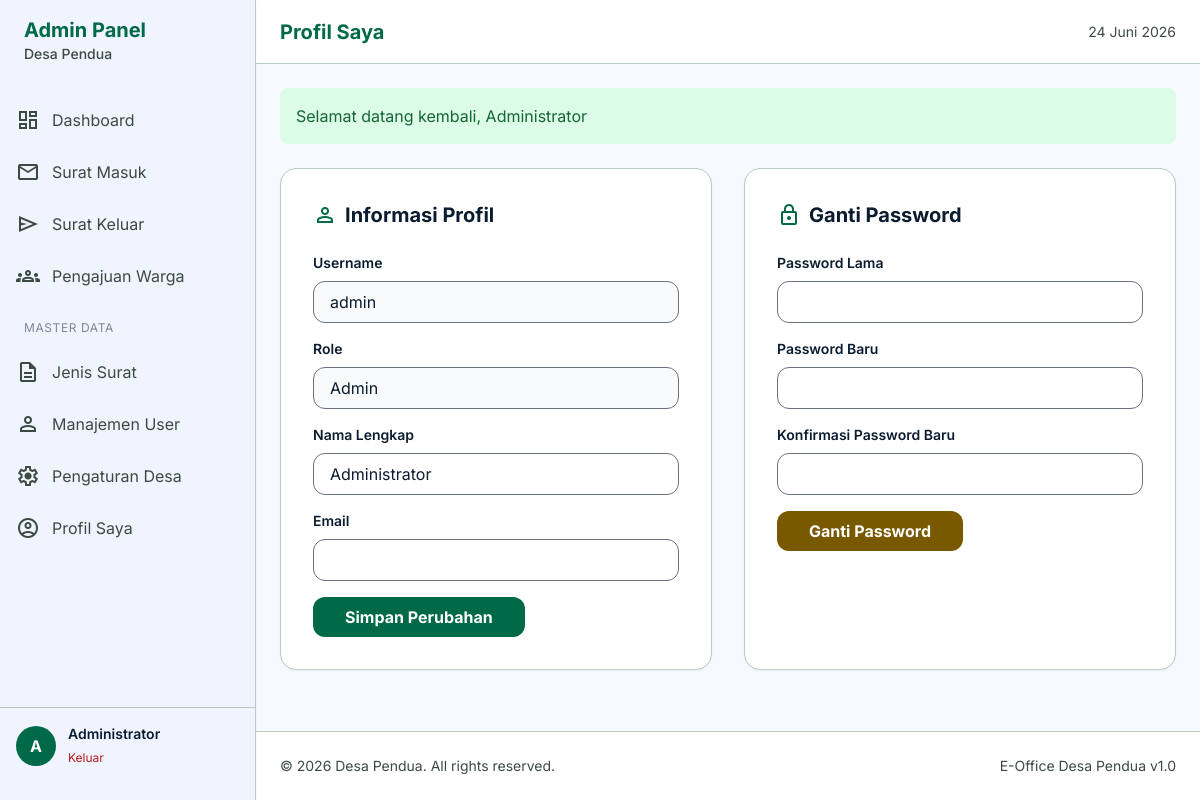
The page /admin/profil.php (signed in) on the database its author committed.
### tables this page shows
CREATE TABLE profil_desa (
    id INT PRIMARY KEY DEFAULT 1,
    nama VARCHAR(100) NOT NULL,
    alamat TEXT,
    telepon VARCHAR(20),
    email VARCHAR(100),
    logo VARCHAR(255),
    nama_kades VARCHAR(100),
    nip_kades VARCHAR(50)
);

CREATE TABLE pengguna (
    id INT AUTO_INCREMENT PRIMARY KEY,
    username VARCHAR(50) NOT NULL UNIQUE,
    password VARCHAR(255) NOT NULL,
    nama_lengkap VARCHAR(100) NOT NULL,
    email VARCHAR(100),
    peran_id INT,
    status ENUM('aktif', 'tidak_aktif') DEFAULT 'aktif',
    dibuat_pada TIMESTAMP DEFAULT CURRENT_TIMESTAMP,
    FOREIGN KEY (peran_id) REFERENCES peran(id)
);

CREATE TABLE peran (
    id INT AUTO_INCREMENT PRIMARY KEY,
    nama VARCHAR(50) NOT NULL
);

### includes/functions.php (called while the page is built, shortened)
<?php
require_once __DIR__ . '/../config/database.php';
function base_url($path = '') {
    $protocol = isset($_SERVER['HTTPS']) && $_SERVER['HTTPS'] === 'on' ? "https" : "http";
    $host = $_SERVER['HTTP_HOST'];
    $base = $protocol . "://" . $host . "/";
    return $base . ltrim($path, '/');
}
function get_flash() {
    if (isset($_SESSION['flash'])) {
        $flash = $_SESSION['flash'];
        return $flash;
    }
    return null;
}
function is_logged_in() {
    return isset($_SESSION['user_id']);
}
function get_village_profile() {
    global $pdo;
    $stmt = $pdo->query("SELECT * FROM profil_desa LIMIT 1");
    return $stmt->fetch();
}
function format_date($date) {
    $months = [
        1 => 'Januari', 'Februari', 'Maret', 'April', 'Mei', 'Juni',
        'Juli', 'Agustus', 'September', 'Oktober', 'November', 'Desember'
    ];
    $timestamp = strtotime($date);
    $d = date('d', $timestamp);
    $m = $months[(int)date('m', $timestamp)];
    $y = date('Y', $timestamp);
    return "$d $m $y";
}
?>

### admin/profil.php (the view, shortened to what this page needs)
<?php
$page_title = "Profil Saya";
require_once __DIR__ . '/../includes/auth.php';
$user_id = $_SESSION['user_id'];
$stmt = $pdo->prepare("SELECT u.*, r.nama as role_name FROM pengguna u JOIN peran r ON u.peran_id = r.id WHERE u.id = ?");
$stmt->execute([$user_id]);
$user = $stmt->fetch();
require_once __DIR__ . '/../includes/header.php';
require_once __DIR__ . '/../includes/sidebar.php';
?>
<div class="grid grid-cols-1 lg:grid-cols-2 gap-8">
    <div class="bg-white rounded-2xl border border-outline-variant p-8 shadow-sm">
        <h3 class="text-xl font-bold mb-6 flex items-center gap-2">
            <span class="material-symbols-outlined text-primary">person</span> Informasi Profil
        </h3>
        <form action="" method="POST" class="space-y-4">
            <div>
                <label class="block text-sm font-semibold mb-2">Username</label>
                <input type="text" value="<?= $user['username'] ?>" disabled class="w-full px-4 py-2 bg-gray-50 border rounded-xl cursor-not-allowed">
            </div>
            <div>
                <label class="block text-sm font-semibold mb-2">Role</label>
                <input type="text" value="<?= $user['role_name'] ?>" disabled class="w-full px-4 py-2 bg-gray-50 border rounded-xl cursor-not-allowed">
            </div>
            <div>
                <label for="full_name" class="block text-sm font-semibold mb-2">Nama Lengkap</label>
                <input type="text" name="full_name" id="full_name" value="<?= $user['nama_lengkap'] ?>" required class="w-full px-4 py-2 border rounded-xl focus:ring-2 focus:ring-primary outline-none">
            </div>
            <div>
                <label for="email" class="block text-sm font-semibold mb-2">Email</label>
                <input type="email" name="email" id="email" value="<?= $user['email'] ?>" class="w-full px-4 py-2 border rounded-xl focus:ring-2 focus:ring-primary outline-none">
            </div>
            <button type="submit" name="update_profile" class="bg-primary text-white px-8 py-2 rounded-xl font-bold hover:bg-primary-container transition-all">Simpan Perubahan</button>
        </form>
    </div>
    <div class="bg-white rounded-2xl border border-outline-variant p-8 shadow-sm">
        <h3 class="text-xl font-bold mb-6 flex items-center gap-2">
            <span class="material-symbols-outlined text-primary">lock</span> Ganti Password
        </h3>
        <form action="" method="POST" class="space-y-4">
            <div>
                <label for="old_password" class="block text-sm font-semibold mb-2">Password Lama</label>
                <input type="password" name="old_password" id="old_password" required class="w-full px-4 py-2 border rounded-xl focus:ring-2 focus:ring-primary outline-none">
            </div>
            <div>
                <label for="new_password" class="block text-sm font-semibold mb-2">Password Baru</label>
                <input type="password" name="new_password" id="new_password" required class="w-full px-4 py-2 border rounded-xl focus:ring-2 focus:ring-primary outline-none">
            </div>
            <div>
                <label for="confirm_password" class="block text-sm font-semibold mb-2">Konfirmasi Password Baru</label>
                <input type="password" name="confirm_password" id="confirm_password" required class="w-full px-4 py-2 border rounded-xl focus:ring-2 focus:ring-primary outline-none">
            </div>
            <button type="submit" name="change_password" class="bg-secondary text-white px-8 py-2 rounded-xl font-bold hover:opacity-90 transition-all">Ganti Password</button>
        </form>
    </div>
</div>
<?php require_once __DIR__ . '/../includes/footer.php'; ?>

### includes/sidebar.php
<?php if (is_logged_in()): ?>
<aside class="h-screen w-64 fixed left-0 top-0 bg-surface-container-low border-r border-outline-variant shadow-sm flex flex-col py-4 z-20">
    <div class="px-6 mb-8">
        <h1 class="text-xl text-primary font-bold">Admin Panel</h1>
        <p class="text-sm text-on-surface-variant font-medium"><?= get_village_profile()['nama'] ?></p>
    </div>
    <nav class="flex-1 space-y-1 overflow-y-auto">
        <a class="flex items-center gap-3 px-4 py-3 text-on-surface-variant hover:bg-surface-container-high transition-all" href="<?= base_url('admin/index.php') ?>">
            <span class="material-symbols-outlined">dashboard</span>
            Dashboard
        </a>
        <a class="flex items-center gap-3 px-4 py-3 text-on-surface-variant hover:bg-surface-container-high transition-all" href="<?= base_url('admin/surat-masuk/index.php') ?>">
            <span class="material-symbols-outlined">mail</span>
            Surat Masuk
        </a>
        <a class="flex items-center gap-3 px-4 py-3 text-on-surface-variant hover:bg-surface-container-high transition-all" href="<?= base_url('admin/surat-keluar/index.php') ?>">
            <span class="material-symbols-outlined">send</span>
            Surat Keluar
        </a>
        <a class="flex items-center gap-3 px-4 py-3 text-on-surface-variant hover:bg-surface-container-high transition-all" href="<?= base_url('admin/pengajuan/index.php') ?>">
            <span class="material-symbols-outlined">groups</span>
            Pengajuan Warga
        </a>
        <div class="pt-4 pb-2 px-6 opacity-50 text-xs uppercase tracking-wider">Master Data</div>
        <a class="flex items-center gap-3 px-4 py-3 text-on-surface-variant hover:bg-surface-container-high transition-all" href="<?= base_url('admin/master/jenis-surat.php') ?>">
            <span class="material-symbols-outlined">description</span>
            Jenis Surat
        </a>
        <a class="flex items-center gap-3 px-4 py-3 text-on-surface-variant hover:bg-surface-container-high transition-all" href="<?= base_url('admin/users/index.php') ?>">
            <span class="material-symbols-outlined">person</span>
            Manajemen User
        </a>
        <a class="flex items-center gap-3 px-4 py-3 text-on-surface-variant hover:bg-surface-container-high transition-all" href="<?= base_url('admin/settings/desa.php') ?>">
            <span class="material-symbols-outlined">settings</span>
            Pengaturan Desa
        </a>
        <a class="flex items-center gap-3 px-4 py-3 text-on-surface-variant hover:bg-surface-container-high transition-all" href="<?= base_url('admin/profil.php') ?>">
            <span class="material-symbols-outlined">account_circle</span>
            Profil Saya
        </a>
    </nav>
    <div class="px-4 py-4 border-t border-outline-variant">
        <div class="flex items-center gap-3">
            <div class="w-10 h-10 rounded-full bg-primary flex items-center justify-center text-white font-bold">
                <?= strtoupper(substr($_SESSION['full_name'], 0, 1)) ?>
            </div>
            <div class="overflow-hidden">
                <p class="text-sm font-semibold truncate"><?= $_SESSION['full_name'] ?></p>
                <a href="<?= base_url('logout.php') ?>" class="text-xs text-error hover:underline">Keluar</a>
            </div>
        </div>
    </div>
</aside>
<main class="ml-64 min-h-screen flex flex-col">
    <header class="w-full sticky top-0 z-10 bg-white border-b border-outline-variant flex justify-between items-center h-16 px-6">
        <h2 class="text-xl font-bold text-primary"><?= $page_title ?? 'Dashboard' ?></h2>
        <div class="flex items-center gap-4">
            <span class="text-sm text-on-surface-variant"><?= format_date(date('Y-m-d')) ?></span>
        </div>
    </header>
    <div class="p-6 flex-1">
        <?php $flash = get_flash(); if ($flash): ?>
            <div class="mb-6 p-4 rounded-lg <?= $flash['type'] === 'success' ? 'bg-green-100 text-green-800' : 'bg-red-100 text-red-800' ?>">
                <?= $flash['message'] ?>
            </div>
        <?php endif; ?>
<?php endif; ?>

### includes/footer.php (shortened to what this page needs)
<?php if (is_logged_in()): ?>
    </div>
    <footer class="mt-auto border-t border-outline-variant bg-white py-6 px-6">
        <div class="flex justify-between items-center text-sm text-on-surface-variant">
            <p>&copy; <?= date('Y') ?> <?= get_village_profile()['nama'] ?>. All rights reserved.</p>
            <p>E-Office Desa Pendua v1.0</p>
        </div>
    </footer>
</main>
<?php endif; ?>
</body>
</html>

### includes/header.php (style rules this page uses)
body { font-family: 'Inter', sans-serif; }
.material-symbols-outlined { font-variation-settings: 'FILL' 0, 'wght' 400, 'GRAD' 0, 'opsz' 24; }

### rows shown on the page
profil_desa: nama "Desa Pendua"
pengguna: username "admin", peran.nama "Admin", full_name "Administrator"

### other values the page prints
substr($_SESSION['full_name'], 0, 1) "A"
$_SESSION['full_name'] "Administrator"
$page_title "Profil Saya"
$flash['message'] "Selamat datang kembali, Administrator"
